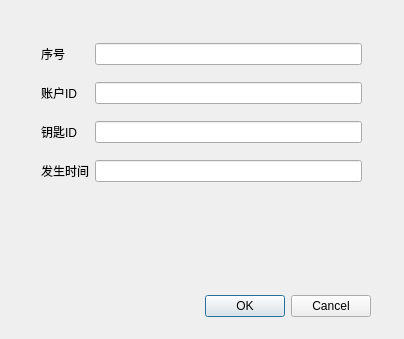
<?xml version="1.0" encoding="UTF-8"?>
<ui version="4.0">
 <class>Dialog</class>
 <widget class="QDialog" name="Dialog">
  <property name="geometry">
   <rect>
    <x>0</x>
    <y>0</y>
    <width>404</width>
    <height>339</height>
   </rect>
  </property>
  <property name="windowTitle">
   <string>Dialog</string>
  </property>
  <widget class="QDialogButtonBox" name="buttonBox">
   <property name="geometry">
    <rect>
     <x>30</x>
     <y>290</y>
     <width>341</width>
     <height>32</height>
    </rect>
   </property>
   <property name="orientation">
    <enum>Qt::Horizontal</enum>
   </property>
   <property name="standardButtons">
    <set>QDialogButtonBox::Cancel|QDialogButtonBox::Ok</set>
   </property>
  </widget>
  <widget class="QWidget" name="layoutWidget">
   <property name="geometry">
    <rect>
     <x>41</x>
     <y>32</y>
     <width>321</width>
     <height>161</height>
    </rect>
   </property>
   <layout class="QGridLayout" name="gridLayout">
    <property name="topMargin">
     <number>0</number>
    </property>
    <property name="spacing">
     <number>6</number>
    </property>
    <item row="0" column="0">
     <widget class="QLabel" name="label_5">
      <property name="text">
       <string>序号</string>
      </property>
     </widget>
    </item>
    <item row="0" column="1">
     <widget class="QLineEdit" name="SequencelineEdit"/>
    </item>
    <item row="1" column="0">
     <widget class="QLabel" name="label_2">
      <property name="text">
       <string>账户ID</string>
      </property>
     </widget>
    </item>
    <item row="1" column="1">
     <widget class="QLineEdit" name="AccountIDlineEdit"/>
    </item>
    <item row="2" column="0">
     <widget class="QLabel" name="label_4">
      <property name="text">
       <string>钥匙ID</string>
      </property>
     </widget>
    </item>
    <item row="2" column="1">
     <widget class="QLineEdit" name="KeyIDlineEdit">
      <property name="text">
       <string/>
      </property>
     </widget>
    </item>
    <item row="3" column="0">
     <widget class="QLabel" name="label_3">
      <property name="text">
       <string>发生时间</string>
      </property>
     </widget>
    </item>
    <item row="3" column="1">
     <widget class="QLineEdit" name="OccurredTimelineEdit"/>
    </item>
   </layout>
  </widget>
 </widget>
 <resources/>
 <connections>
  <connection>
   <sender>buttonBox</sender>
   <signal>accepted()</signal>
   <receiver>Dialog</receiver>
   <slot>accept()</slot>
   <hints>
    <hint type="sourcelabel">
     <x>248</x>
     <y>254</y>
    </hint>
    <hint type="destinationlabel">
     <x>157</x>
     <y>274</y>
    </hint>
   </hints>
  </connection>
  <connection>
   <sender>buttonBox</sender>
   <signal>rejected()</signal>
   <receiver>Dialog</receiver>
   <slot>reject()</slot>
   <hints>
    <hint type="sourcelabel">
     <x>316</x>
     <y>260</y>
    </hint>
    <hint type="destinationlabel">
     <x>286</x>
     <y>274</y>
    </hint>
   </hints>
  </connection>
 </connections>
</ui>
